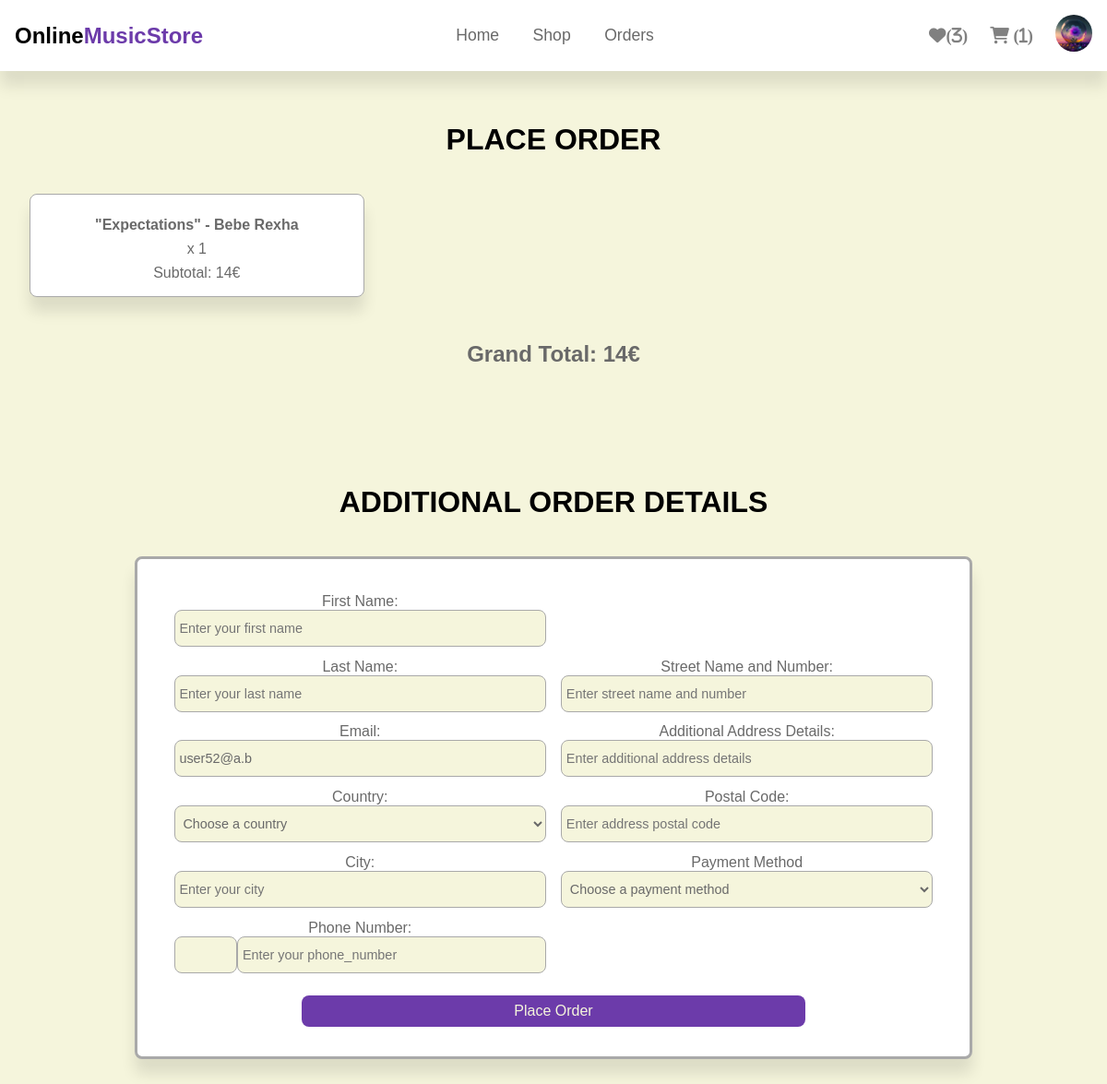
/php/place-order-page.php (signed in), run on the app's committed database.
### tables this page shows
CREATE TABLE `users` (
  `id` int(11) NOT NULL,
  `username` varchar(100) NOT NULL,
  `email` varchar(100) NOT NULL,
  `password` varchar(500) NOT NULL,
  `profile_picture` varchar(300) NOT NULL,
  `user_type` varchar(10) NOT NULL DEFAULT 'user'
);

CREATE TABLE `cart` (
  `id` int(11) NOT NULL,
  `user_id` int(11) NOT NULL,
  `product_id` int(11) NOT NULL,
  `quantity` int(11) NOT NULL DEFAULT 1
);

CREATE TABLE `products` (
  `id` int(11) NOT NULL,
  `title` varchar(200) NOT NULL,
  `artist` varchar(200) NOT NULL,
  `category` varchar(100) NOT NULL,
  `genre_list` varchar(300) NOT NULL,
  `tracklist` varchar(500) NOT NULL,
  `release_date` varchar(20) NOT NULL,
  `price` float NOT NULL,
  `stock` int(11) NOT NULL,
  `cover` varchar(300) NOT NULL
);

### php/place-order-page.php (the view, shortened to what this page needs)
<?php
    if (isset($_SESSION['user_id'])) $user_id = $_SESSION['user_id'];
    else $user_id = 53;
?>
<!DOCTYPE html>
<html>
    <head>
        <link rel="stylesheet" href="https://cdnjs.cloudflare.com/ajax/libs/font-awesome/6.0.0-beta3/css/all.min.css">
        <link rel="stylesheet" href="../css/styles.css">
    </head>
    <body>
        <?php
            if($user_id != 53) {
                include 'header-logged-in.php';
            }
            else include 'header-not-logged-in.php';
        ?>
        <section class="place-order-products">
            <h1 class="title">Place Order</h1>
            <div class="box-container">
                <?php
                    $select = "SELECT c.quantity, p.title, p.artist, p.price FROM cart AS c JOIN products AS p ON c.product_id = p.id WHERE user_id = ?";
                    $select_stmt = mysqli_prepare($conn, $select);
                    mysqli_stmt_bind_param($select_stmt, 'i', $user_id);
                    mysqli_stmt_execute($select_stmt);
                    $res = mysqli_stmt_get_result($select_stmt);
                    $total = 0;
                    while($product = mysqli_fetch_assoc($res)) {
                        $total += $product['price'] * $product['quantity'];
                ?>
                <div class="box-subcontainer">
                    <p class="bold-paragraph">"<?php echo $product['title']; ?>" - <?php echo $product['artist'];?></p>
                    <p>x <?php echo $product['quantity']; ?></p>
                    <p>Subtotal: <?php echo $product['price'] * $product['quantity']; ?>€</p>
                </div>
                <?php
                    }
                ?>
            </div>
            <div class="final-total">
                <p>Grand Total: <?php echo $total; ?>€</p>
            </div>
        </section>
        <section class="place-order">
        <h1 class="title">Additional Order Details</h1>
        <form id="place-order-form" class="place-order-form">
                <div class="input-box-container">
                    <div class="input-box">
                        <label for="first_name">First Name:</label>
                        <input type="text" name="first_name" class="box" id="first_name" placeholder="Enter your first name" autocomplete="off">
                        <label for="last_name">Last Name:</label>
                        <input type="text" name="last_name" class="box" id="last_name" placeholder="Enter your last name" autocomplete="off">
                        <label for="last_name">Email:</label>
                        <?php
                            $select = "SELECT email FROM users WHERE id = ?";
                            $select_stmt = mysqli_prepare($conn, $select);
                            mysqli_stmt_bind_param($select_stmt, 'i', $user_id);
                            mysqli_stmt_execute($select_stmt);
                            $res = mysqli_stmt_get_result($select_stmt);
                            $user = mysqli_fetch_assoc($res);
                            if($user_id == 53) echo '<input type="text" name="email" class="box" id="email" placeholder="Enter your email" autocomplete="off">';
                            else echo '<input type="text" name="email" class="box" id="email" placeholder="Enter your email" value="'.$user['email'].'">';
                        ?>
                        <label for="country">Country:</label>
                        <select name="country" id="country" class="box">
                            <option value="" selected disabled hidden>Choose a country</option>
                        </select>
                        <label for="city">City:</label>
                        <input type="text" name="city" class="box" id="city" placeholder="Enter your city" autocomplete="off">
                        <label for="phone_number">Phone Number:</label>
                        <div class="phone-number">
                        <input type="text" name="phone_number_preffix" class="box" id="phone_number_preffix" readonly>
                        <input type="text" name="phone_number" class="box" id="phone_number" placeholder="Enter your phone_number" autocomplete="off">
                        </div>
                    </div>
                    <div class="input-box">
                        <label for="address1">Street Name and Number:</label>
                        <input type="text" name="address1" class="box" id="address1" placeholder="Enter street name and number" autocomplete="off">
                        <label for="address2">Additional Address Details:</label>
                        <input type="text" name="address2" class="box" id="address2" placeholder="Enter additional address details" autocomplete="off">
                        <label for="postal_code">Postal Code:</label>
                        <input type="text" name="postal_code" class="box" id="postal_code" placeholder="Enter address postal code" autocomplete="off">
                        <label for="payment_method">Payment Method</label>
                        <select name="payment_method" class="box">
                            <option value="" selected disabled hidden>Choose a payment method</option>
                        </select>
                    </div>
                </div>
                <input type="submit" value="Place Order" id="submit" name="submit" class="btn">
            </form>
        </section>
    </body>
</html>

### php/header-logged-in.php (shortened to what this page needs)
<?php
    if($user_id != 53){
        $select = "SELECT * FROM wishlist WHERE user_id = ?";
        $select_stmt = mysqli_prepare($conn, $select);
        mysqli_stmt_bind_param($select_stmt, 'i', $user_id);
        mysqli_stmt_execute($select_stmt);
        $res = mysqli_stmt_get_result($select_stmt);
        $favorites_count = mysqli_num_rows($res);
    }
?>
<header class="header">
    <div class="flex">
        <a href="http://localhost/OnlineMusicStore/php/home-page.php" class="logo">Online<span>MusicStore</span></a>
        <nav class="navbar">
            <a href="home-page.php">Home</a>
            <a href="http://localhost/OnlineMusicStore/php/shop-page.php">Shop</a>
            <a href="#">Orders</a>
        </nav>
        <div class="icons">
            <?php
                if($user_id != 53){
                    echo '<a href="http://localhost/OnlineMusicStore/php/favorites-page.php" class="fa-solid fa-heart">';
                    if($favorites_count > 0) echo '('.$favorites_count.')';
                    echo '</a>';
                }
            ?>
            <?php
                $select = "SELECT * FROM cart WHERE user_id = ?";
                $select_stmt = mysqli_prepare($conn, $select);
                mysqli_stmt_bind_param($select_stmt, 'i', $user_id);
                mysqli_stmt_execute($select_stmt);
                $res = mysqli_stmt_get_result($select_stmt);
                $cart_count = mysqli_num_rows($res);
            ?>
            <a href="http://localhost/OnlineMusicStore/php/cart-page.php" class="fas fa-shopping-cart">
                <?php
                    if($cart_count > 0) echo '('.$cart_count.')';
                ?>
            </a>
            <div id="user-btn" class="profile-picture">
                <?php
                    if($user_id != 53) {
                        $select = "SELECT * FROM users WHERE id = ?";
                        $select_stmt = mysqli_prepare($conn, $select);
                        mysqli_stmt_bind_param($select_stmt, 'i', $user_id);
                        mysqli_stmt_execute($select_stmt);
                        $res = mysqli_stmt_get_result($select_stmt);
                        $user = mysqli_fetch_assoc($res);
                        echo '<img src="../pictures/'.$user['profile_picture'].'" alt="">
                            </div>
                        </div>
                        <div class="profile">
                        <img src="../pictures/'.$user['profile_picture'].'" alt="">
                        <p>'.$user['username'].'</p>
                        <a href="http://localhost/OnlineMusicStore/php/user-update-profile.php" class="btn">Update profile</a>
                        <a href="logout.php" class="delete-btn">Logout</a>
                        </div>';
                    }
                ?>
    </div>
</header>

### css/styles.css (style rules this page uses)
* { font-family: 'Rubik', sans-serif; margin: 0; padding: 0; box-sizing: border-box; outline: none; border: none; text-decoration: none; color:darkgrey; }
html { overflow-x: hidden; scroll-behavior: smooth; scroll-padding-top: 6.5rem; text-align: center; }
body { background-color:beige; }
section { padding: 3rem 2rem; max-width: 1200px; margin:0 auto; }
.btn, .delete-btn { width: 65%; display: block; margin-top: 1rem; border-radius: 0.5rem; color: beige; font-size: 1rem; padding: 0.5rem 0.5rem; cursor: pointer; justify-self: center; }
.btn { background-color: rgb(108,59,170); }
.title { font-size: 2rem; color:black; margin-top: 0.5rem; text-transform: uppercase; }
.box { width: 100%; height: 2.5rem; font-size: 0.9rem; margin-bottom: 0.5rem; border-radius: 0.5rem; border: 0.1rem solid darkgrey; padding: 0.3rem 0.3rem; color: dimgray; background-color: beige; }
.header { background: white; position: sticky; z-index: 1000; top: 0; left: 0; right: 0; box-shadow: 0 1rem 1rem rgba(0,0,0,.1); }
.header .flex { display: flex; align-items: center; justify-content: space-between; padding: 1rem; margin: 0 auto; position: relative; }
.header .flex .logo { font-size: 1.5rem; font-weight: bold; color: black; }
.header .flex .logo span { font-size: 1.5rem; color: rgb(108,59,170); }
.header .flex .navbar a { margin: 0 1rem; font-size: 1.1rem; color: dimgray; }
.header .flex .icons { display: flex; align-items: center; justify-content: space-between; }
.header .flex .icons > * { cursor: pointer; margin-left: 1.5rem; color: gray; font-size: 1.15rem; }
.header .flex .icons .profile-picture img { border-radius: 50%; height: 2.5rem; width: 2.5rem; object-fit: cover; }
.input-box-container { display: flex; align-items: center; justify-content: center; }
.input-box { width: 100%; margin-left: 0.5rem; margin-right: 0.5rem; }
.input-box label { color: dimgray; display: block; margin-top: 0.3rem; }
.box-container { margin-top: 2.5rem; display: grid; grid-template-columns: repeat(auto-fill, minmax(20rem, 1fr)); gap: 1.5rem; align-items: stretch; }
.box-subcontainer { padding: 1rem; border: 0.1rem solid darkgrey; box-shadow: 0 1rem 1rem rgba(0, 0, 0, 0.1); border-radius: 0.5rem; background-color: white; box-sizing: border-box; display: flex; justify-content: center; align-items: center; flex-direction: column; position: relative; }
.box-container p { color: dimgray; margin-top: 0.5rem; }
.add-products form option, .place-order-form option { color: dimgray; }
.box-container .box-subcontainer p { color: dimgray; }
.final-total { margin-top: 3rem; margin-bottom: 1.5rem; }
.final-total p { color: dimgray; font-weight: bold; font-size: 1.5rem; }
.bold-paragraph { font-weight: bold; }
.place-order { display: flex; align-items: center; justify-content: center; flex-direction: column; }
.place-order-form { background-color: white; width: 80%; border: 0.2rem solid darkgrey; box-shadow: 0 1rem 1rem rgba(0, 0, 0, 0.1); margin-top: 2.5rem; border-radius: 0.5rem; padding: 2rem; }
.phone-number { display: flex; align-items: center; justify-content: center; }
.phone-number #phone_number_preffix { width: 20%; }

### data on the page
users: profile_picture (picture), email "user52@a.b"
cart: product.title "Expectations", product.artist "Bebe Rexha", quantity "1", $product['price']*$product['quantity'] "14"

### other printed values
$favorites_count "3"
$cart_count "1"
$total "14"
